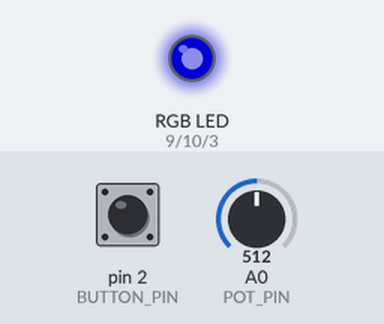
Recording of a sketch running on a simulated Arduino Uno, built with avr-gcc and run on an emulated ATmega328P. Shown: an RGB LED mixed from three pins (HIGH = lit). Inputs (shaded band) come from the test bench; at power-on: A0 (POT_PIN) = 512, pin 2 (BUTTON_PIN) HIGH. Dim RGB values are drawn brighter than linear.

Above: at 1.2 s.
1.3 s: A0 (POT_PIN) set to 716
At 2.4 s:
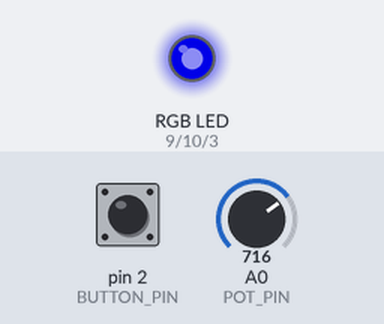
2.8 s: pin 2 (BUTTON_PIN) pulled LOW for 0.15 s
At 3.6 s:
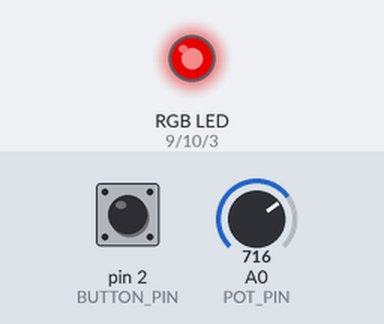
4.4 s: A0 (POT_PIN) set to 900
At 4.8 s:
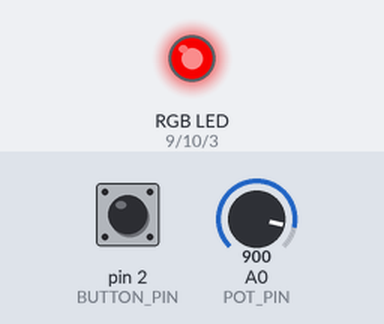
5.9 s: pin 2 (BUTTON_PIN) pulled LOW for 1 s
At 7.1 s:
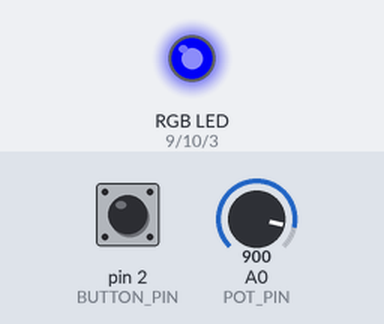
8.4 s: A0 (POT_PIN) set to 122
At 9.0 s:
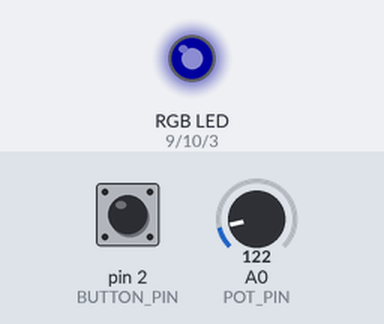
9.9 s: pin 2 (BUTTON_PIN) pulled LOW for 0.15 s
At 10.2 s:
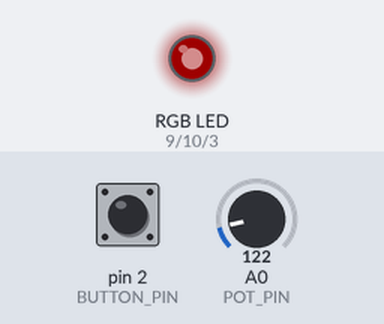
Timing chart, 0 to 12.5 s (numbered marks = the images above; inputs shaded):
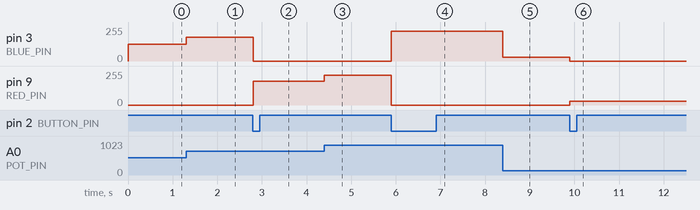

Measured:
- after the input at 1.3 s, pin 3 (BLUE_PIN): 127/255 → 178/255 at once
- after the input at 2.8 s, pin 3 (BLUE_PIN): 178/255 → 0/255 at once; pin 9 (RED_PIN): 0/255 → 178/255 at once
- after the input at 4.4 s, pin 9 (RED_PIN): 178/255 → 224/255 at once
- after the input at 5.9 s, pin 3 (BLUE_PIN): 0/255 → 224/255 at once; pin 9 (RED_PIN): 224/255 → 0/255 at once
- after the input at 8.4 s, pin 3 (BLUE_PIN): 224/255 → 30/255 at once
- after the input at 9.9 s, pin 3 (BLUE_PIN): 30/255 → 0/255 at once; pin 9 (RED_PIN): 0/255 → 30/255 at once

The sketch:

2018_Halloween_Components.ino
```cpp
#include <Button.h>

// LEDs
#define RED_PIN 9
#define GREEN_PIN 10
#define BLUE_PIN 3
#define MODE_BLUE 0
#define MODE_RED 1
int current_mode = MODE_BLUE;

// SENSORS
#define POT_PIN 0
#define BUTTON_PIN 2
const int DEBOUNCE = 50;
Button button(BUTTON_PIN, DEBOUNCE);
int brightness;

void setup() {
  pinMode(RED_PIN, OUTPUT);
  pinMode(GREEN_PIN, OUTPUT);
  pinMode(BLUE_PIN, OUTPUT);

  button.begin();

  Serial.begin(9600);
}

void loop() {

  // change mode on button press
  if ( button.pressed() ) {
    toggleMode();
  }

  // read potentiometer value
  int pot_value = analogRead(POT_PIN);

  // set LED brightness
  brightness = map(pot_value, 0, 1023, 0, 255);

  // write to LED
  if ( current_mode == MODE_BLUE ) {
    ledBlue();
  } else {
    ledRed();
  }
}

void ledRed() {
  analogWrite(RED_PIN, brightness);
  analogWrite(GREEN_PIN, 0);
  analogWrite(BLUE_PIN, 0);
}

void ledBlue() {
  analogWrite(RED_PIN, 0);
  analogWrite(GREEN_PIN, 0);
  analogWrite(BLUE_PIN, brightness);
}

void toggleMode() {
  current_mode = ( current_mode == MODE_BLUE ) ? MODE_RED : MODE_BLUE;
}
```
